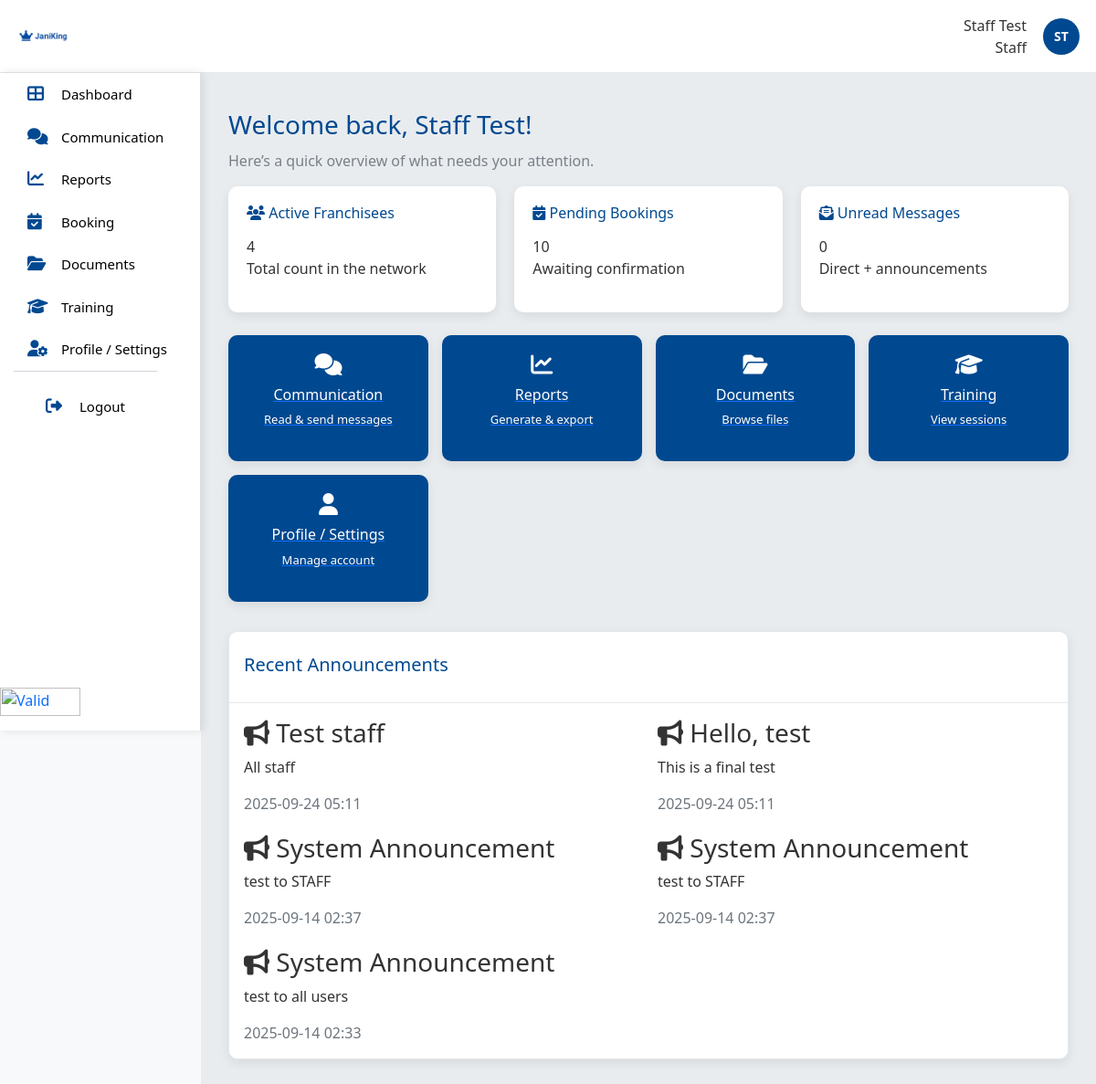
The app's page /root/staff/staff_dash.php (signed in) with its own data.
### tables this page shows
CREATE TABLE `announcements` (
  `announcement_id` int(11) NOT NULL,
  `title` varchar(255) NOT NULL,
  `content` text NOT NULL,
  `author_id` int(11) NOT NULL,
  `recipient_type` enum('All','Staff','Franchisee') NOT NULL DEFAULT 'All',
  `created_at` timestamp NOT NULL DEFAULT current_timestamp(),
  `updated_at` timestamp NOT NULL DEFAULT current_timestamp() ON UPDATE current_timestamp()
);

### root/staff/staff_dash.php (the view, shortened to what this page needs)
<?php
$currentStaffId = $_SESSION['staff_id'] ?? null;
require_once __DIR__ . "/../../db/config.php";
$pdo = $conn;
if (!function_exists('e')) {
    function e(string $s): string { return htmlspecialchars($s, ENT_QUOTES, 'UTF-8'); }
}
$staffStmt = $pdo->prepare("
    SELECT name, role
    FROM users
    WHERE user_id = :sid
      AND role = 'Staff'
    LIMIT 1
");
$staffStmt->execute([':sid' => $currentStaffId]);
$staff = $staffStmt->fetch() ?: ['name' => 'Staff', 'role' => 'Staff'];
$kpi = [
    'franchisees'       => (int)$pdo->query("SELECT COUNT(*) FROM franchisees")->fetchColumn(),
    'bookings_pending'  => (int)$pdo->query("SELECT COUNT(*) FROM bookings WHERE status = 'Pending'")->fetchColumn(),
];
$unreadStmt = $pdo->prepare("
    SELECT COUNT(*)
    FROM message_recipients mr
    WHERE mr.status = 'Unread'
      AND (
        (mr.receiver_type = 'User' AND mr.receiver_ref_id = :sid)
        OR mr.receiver_type = 'AllStaff'
      )
");
$unreadStmt->execute([':sid' => $currentStaffId]);
$kpi['unread_msgs'] = (int)$unreadStmt->fetchColumn();
$annStmt = $pdo->query("
    SELECT announcement_id, title, content, created_at
    FROM announcements
    WHERE recipient_type IN ('All','Staff')
    ORDER BY created_at DESC
    LIMIT 6
");
$recentAnnouncements = $annStmt->fetchAll();
require_once __DIR__ . '/../includes/staff_header.php';
require_once __DIR__ . '/../includes/staff_navbar.php';
?>
<div class="main-container">
  <main class="main-content">
    <section class="welcome-section">
      <h1 class="section-title">Welcome back, <?= e($_SESSION['name'] ?? $staff['name']) ?>!</h1>
      <p class="mb-0" style="color:var(--muted)">Here’s a quick overview of what needs your attention.</p>
    </section>
    <section class="analytics-section" style="margin-top:1rem">
      <div class="analytics-grid">
        <div class="analytics-card">
          <h3><i class="fa-solid fa-users"></i> Active Franchisees</h3>
          <div class="stat">
            <span class="stat-value"><?= e((string)$kpi['franchisees']) ?></span>
          </div>
          <p>Total count in the network</p>
        </div>
        <div class="analytics-card">
          <h3><i class="fa-solid fa-calendar-check"></i> Pending Bookings</h3>
          <div class="stat">
            <span class="stat-value"><?= e((string)$kpi['bookings_pending']) ?></span>
          </div>
          <p>Awaiting confirmation</p>
        </div>
        <div class="analytics-card">
          <h3><i class="fa-solid fa-envelope-open-text"></i> Unread Messages</h3>
          <div class="stat">
            <span class="stat-value"><?= e((string)$kpi['unread_msgs']) ?></span>
          </div>
          <p>Direct + announcements</p>
        </div>
      </div>
    </section>
    <section class="quick-actions" style="margin-top:1.5rem">
      <a class="action-card" href="staff_announcements.php">
        <i class="fas fa-comments"></i>
        <h3>Communication</h3>
        <p>Read & send messages</p>
      </a>
      <a class="action-card" href="staff_reports.php">
        <i class="fas fa-chart-line"></i>
        <h3>Reports</h3>
        <p>Generate & export</p>
      </a>
      <a class="action-card" href="staff_documents.php">
        <i class="fas fa-folder-open"></i>
        <h3>Documents</h3>
        <p>Browse files</p>
      </a>
      <a class="action-card" href="staff_training.php">
        <i class="fas fa-graduation-cap"></i>
        <h3>Training</h3>
        <p>View sessions</p>
      </a>
      <a class="action-card" href="staff_profile.php">
        <i class="fas fa-user"></i>
        <h3>Profile / Settings</h3>
        <p>Manage account</p>
      </a>
    </section>
    <section class="notifications-section" style="margin-top:2rem">
<div class="cardx recent-announcements">
  <div class="card-header">
    <h2 class="section-title">Recent Announcements</h2>
  </div>
  <div class="card-body">
    <div class="accordion" id="inboxAccordion">
      <?php if ($recentAnnouncements): ?>
        <div class="notifications-grid">
          <?php foreach ($recentAnnouncements as $a): ?>
            <div class="notification-card">
              <h3><i class="fas fa-bullhorn"></i> <?= e($a['title'] ?: 'Announcement') ?></h3>
              <div class="notification-item">
                <p><?= e(mb_strimwidth((string)$a['content'], 0, 180, '…')) ?></p>
                <div class="meta" style="color:var(--muted)">
                  <?= e(date('Y-m-d H:i', strtotime((string)$a['created_at']))) ?>
                </div>
              </div>
            </div>
          <?php endforeach; ?>
        </div>
      <?php else: ?>
        <p class="meta" style="color:var(--muted)">No announcements yet.</p>
      <?php endif; ?>
    </section>
  </main>
</div>

### root/assets/css/staff.css (style rules this page uses)
.content, .main-content { margin-left: var(--nav-w); padding: 30px; overflow-y: auto; background: #e9ecef; min-height: calc(100vh - var(--header-h)); }
.section-title { color:var(--brand-blue); font-size:20px; margin:0 0 15px 0; margin-top: 10px; margin-right: 10px; }
.card, .table-card, .cardx { background: var(--card-bg); border-radius: 10px; box-shadow: var(--shadow); border: 1px solid var(--border); overflow: hidden; }
.cardx .card-header { padding:14px 16px; border-bottom:1px solid var(--border); font-weight:700; color:var(--text); }
.cardx .card-body { padding:16px; background:#fff; }
.welcome-section h1 { font-size:28px; margin-bottom:10px; }
.welcome-section p { opacity:.9; margin-bottom:20px; }
.quick-actions { display:grid; grid-template-columns:repeat(auto-fit, minmax(200px,1fr)); gap:15px; margin-bottom:30px; }
.action-card { background:var(--brand-blue); padding:20px; border-radius:10px; text-align:center; box-shadow:var(--shadow); transition:transform .3s ease; cursor:pointer; }
.action-card i, .action-card h3, .action-card p { color:#fff; }
.action-card i { font-size:24px; margin-bottom:12px; }
.action-card h3 { font-size:16px; margin-bottom:8px; }
.action-card p { font-size:13px; }
.analytics-grid { display:grid; grid-template-columns:repeat(auto-fit, minmax(250px,1fr)); gap:20px; margin-bottom:25px; }
.analytics-card { background:var(--card-bg); padding:20px; border-radius:10px; box-shadow:var(--shadow); }
.analytics-card h3 { font-size:16px; margin-bottom:15px; color:var(--brand-blue); }
.notifications-grid { display:grid; grid-template-columns:repeat(auto-fit, minmax(300px,1fr)); gap:20px; }

### records on screen
announcements: title "Test staff", content "All staff", created_at "2025-09-24 05:11"
announcements: title "Hello, test", content "This is a final test", created_at "2025-09-24 05:11"
announcements: title "System Announcement", content "test to STAFF", created_at "2025-09-14 02:37"
announcements: title "System Announcement", content "test to STAFF", created_at "2025-09-14 02:37"
announcements: title "System Announcement", content "test to all users", created_at "2025-09-14 02:33"

### other values on screen
$userName "Staff Test"
$userRole "Staff"
$initials "ST"
$_SESSION['name'] "Staff Test"
$kpi['franchisees'] "4"
$kpi['bookings_pending'] "10"
$kpi['unread_msgs'] "0"
